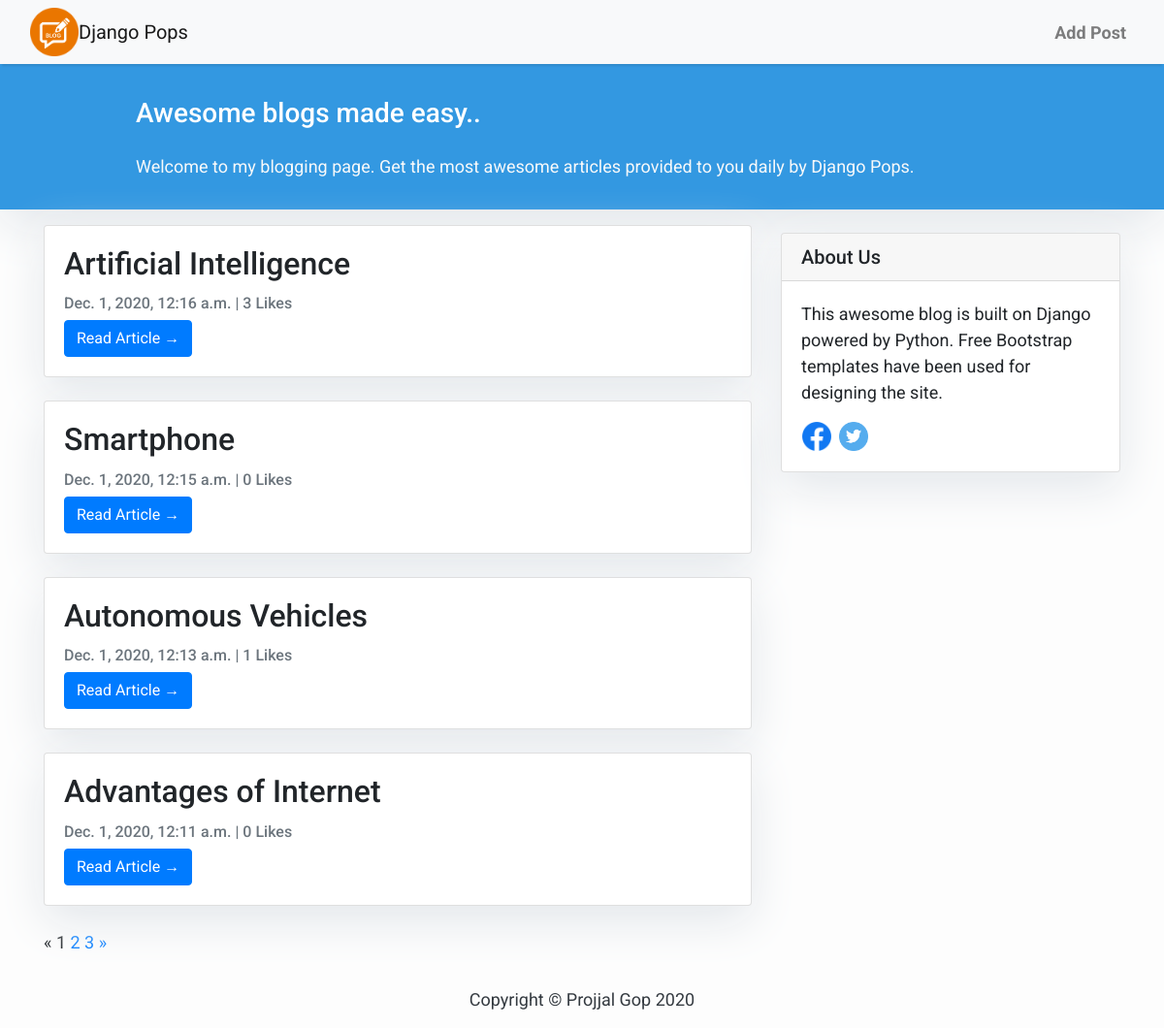
The page / on the database its author committed.
### blog/models.py (models this page shows)
class Post(models.Model):
    title = models.CharField(max_length=200, unique=True)
    updated_on = models.DateTimeField(auto_now= True)
    content = models.TextField()
    created_on = models.DateTimeField(auto_now_add=True)
    image = models.ImageField(upload_to = 'static/pics/', default = 'static/pics/None/no-img.png')
    likes= models.IntegerField(default=0)

### blog/views.py (the view)
# urls.py: path('', views.PostList, name='home'),
def PostList(request):
    page = request.GET.get('page', 1)
    blogs=Post.objects.order_by('-created_on')
    paginator = Paginator(blogs, 4)
    return render(request,"index.html",{"post_list":paginator.page(page)})

### blogger/templates/index.html (shortened to what this page needs)
{% extends "base.html" %}
{% block content %}
<header class="masthead">
    <div class="container">
        <div class="row">
            <div class=" col-md-8 col-md-10 mx-auto">
                <div class="site-heading">
                    <h3 class=" site-heading my-4 mt-3 text-white"> Awesome blogs made easy.. </h3>
                    <p class="text-light">Welcome to my blogging page. Get the most awesome articles provided to you daily by Django Pops.
                    </p>
                </div>
            </div>
        </div>
    </div>
</header>
<div class="container">
    <div class="row">
        <div class="col-md-8 mt-3 left">
            {% for post in post_list %}
            <div class="card mb-4">
                <div class="card-body">
                    <h2 class="card-title">{{ post.title }}</h2>
                    <p class="card-text text-muted h6">{{ post.created_on}} | {{post.likes}} Likes</p>
                    <a href="post/{{ post.id }}" class="btn btn-primary">Read Article &rarr;</a>
                </div>
            </div>
            {% endfor %}
        </div>
        {% block sidebar %} {% include 'sidebar.html' %} {% endblock sidebar %}
    </div>
</div>
<div class="container">
{% if post_list.has_other_pages %}
  <ul class="pagination">
    {% if post_list.has_previous %}
      <li><a href="?page={{ post_list.previous_page_number }}" >&laquo;</a></li>
    {% else %}
      <li class="disabled"><span>&laquo;</span></li>&nbsp;
    {% endif %}
    {% for i in post_list.paginator.page_range %}
      {% if post_list.number == i %}
        <li class="active"><span>{{ i }} <span class="sr-only">(current)</span></span></li>&nbsp;
      {% else %}
        <li><a href="?page={{ i }}"  >{{ i }}</a></li>&nbsp;
      {% endif %}
    {% endfor %}
    {% if post_list.has_next %}
      <li><a href="?page={{ post_list.next_page_number }}">&raquo;</a></li>&nbsp;
    {% else %}
      <li class="disabled"><span>&raquo;</span></li>
    {% endif %}
  </ul>
{% endif %}
</div>
{%endblock%}

### blogger/templates/base.html (shortened to what this page needs)
<!DOCTYPE html>
<html>
    <head>
        <link rel="stylesheet" href="https://maxcdn.bootstrapcdn.com/bootstrap/4.0.0/css/bootstrap.min.css"
 />
    </head>
    <body>
        <nav class="navbar navbar-expand-lg navbar-light bg-light shadow" id="mainNav">
            <div class="container-fluid">
                <img height="50px" src="/static/images/nav.png">
                <a class="navbar-brand" href="{% url 'home' %}">Django Pops</a>
                <div class="collapse navbar-collapse" id="navbarResponsive">
                    <ul class="navbar-nav ml-auto">
                        <li class="nav-item text-black">
                            <a class="nav-link text-black font-weight-bold" href="{% url 'create_new' %}">Add Post</a>
                        </li>
                    </ul>
                </div>
            </div>
        </nav>
        {% block content %}{% endblock content %}
        <footer class="py-3 bg-grey">
            <p class="m-0 text-dark text-center ">Copyright &copy; Projjal Gop {%now "Y"%}</p>
        </footer>
    </body>
</html>

### blogger/templates/sidebar.html (shortened to what this page needs)
{% block sidebar %}
<div class="col-md-4 float-right ">
<div class="card my-4">
        <h5 class="card-header">About Us</h5>
    <div class="card-body">
        <p class="card-text"> This awesome blog is built on Django powered by Python. Free Bootstrap templates have been used for designing the site.</p>
        <table>
            <tr>
        <td><a href="#"
            onclick="
            window.open(
            'https://www.facebook.com/sharer/sharer.php?u='+encodeURIComponent(location.href),
            'facebook-share-dialog',
            'width=626,height=436');
            return false;" >
        <img height="30px" src="/static/images/facebook-share.png">
        </a></td>
        <td></td><td></td><td></td>
        <td><a href="#"
            onclick="
            window.open(
            'https://twitter.com/intent/tweet?text=Check out my blogging site&url='+encodeURIComponent(location.href),
            'twitter-share-dialog',
            'width=626,height=436');
            return false;" >
        <img height="30px" src="/static/images/twitter-share.png">
        </a></td>
            </tr>
        </table>
    </div>
</div>
</div>
{% endblock sidebar %}

### blogger/templates/base.html (style rules this page uses)
body { font-family: "Roboto", sans-serif; font-size: 17px; background-color: #fdfdfd; }
.shadow { box-shadow: 0 4px 2px -2px rgba(0, 0, 0, 0.1); }
.masthead { background: #3398E1; height: auto; padding-bottom: 15px; box-shadow: 0 16px 48px #E3E7EB; padding-top: 10px; }

### blogger/templates/index.html (style rules this page uses)
body { font-family: "Roboto", sans-serif; font-size: 18px; background-color: #fdfdfd; }
.card { box-shadow: 0 16px 48px #E3E7EB; }

### blogger/templates/sidebar.html (style rules this page uses)
.card { box-shadow: 0 16px 48px #E3E7EB; }

### rows shown on the page
Post: title "Artificial Intelligence", created_on "Dec. 1, 2020, 12:16 a.m.", likes "3"
Post: title "Smartphone", created_on "Dec. 1, 2020, 12:15 a.m.", likes "0"
Post: title "Autonomous Vehicles", created_on "Dec. 1, 2020, 12:13 a.m.", likes "1"
Post: title "Advantages of Internet", created_on "Dec. 1, 2020, 12:11 a.m.", likes "0"

### other values the page prints
{{ i }} "1"
{{ i }} "2" "3"
